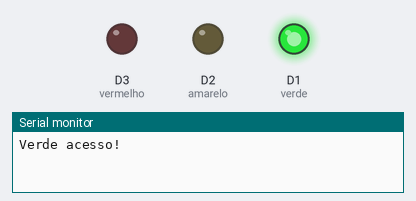
Bench run of a sketch on a simulated ESP8266 (NodeMCU). Parts: output pins drawn as LEDs (lit = HIGH), the last lines printed to the serial monitor.

Above: at 2.5 s.
At 8.5 s:
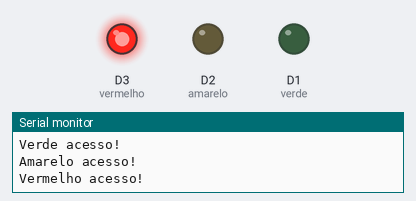
At 11.0 s:
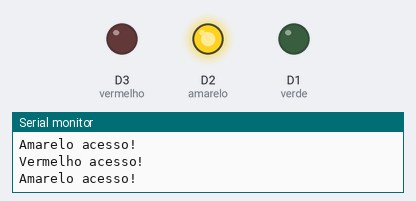
Timing chart, 0 to 15.6 s (numbered marks = the images above):
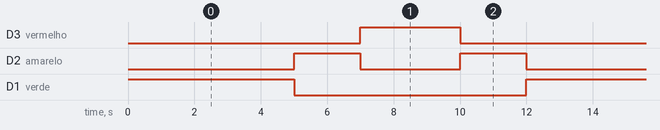

Measured:
- by itself, D3 (vermelho): alternates HIGH for 3.0 s and LOW for 9.0 s
- by itself, D2 (amarelo): repeats every 12.0 s: LOW 3.0 s, HIGH 2.0 s, LOW 5.0 s, HIGH 2.0 s
- by itself, D1 (verde): alternates HIGH for 5.0 s and LOW for 7.0 s

The sketch:

Semaforo.ino
```cpp
#define verde D1
#define amarelo D2
#define vermelho D3


void setup() {
  pinMode(verde, OUTPUT);
  pinMode(amarelo, OUTPUT);
  pinMode(vermelho, OUTPUT);
  Serial.begin(9600);
}
void loop() {
  digitalWrite(verde, HIGH);
  digitalWrite(amarelo, LOW);
  digitalWrite(vermelho, LOW);
  Serial.println("Verde acesso!");
  delay(5000);
  digitalWrite(verde, LOW);
  digitalWrite(amarelo, HIGH);
  digitalWrite(vermelho, LOW);
  Serial.println("Amarelo acesso!");
  delay(2000);
  digitalWrite(verde, LOW);
  digitalWrite(amarelo, LOW);
  digitalWrite(vermelho, HIGH);
  Serial.println("Vermelho acesso!");
  delay(3000);
  digitalWrite(verde, LOW);
  digitalWrite(amarelo, HIGH);
  digitalWrite(vermelho, LOW);
  Serial.println("Amarelo acesso!");
  delay(2000);
}
```
